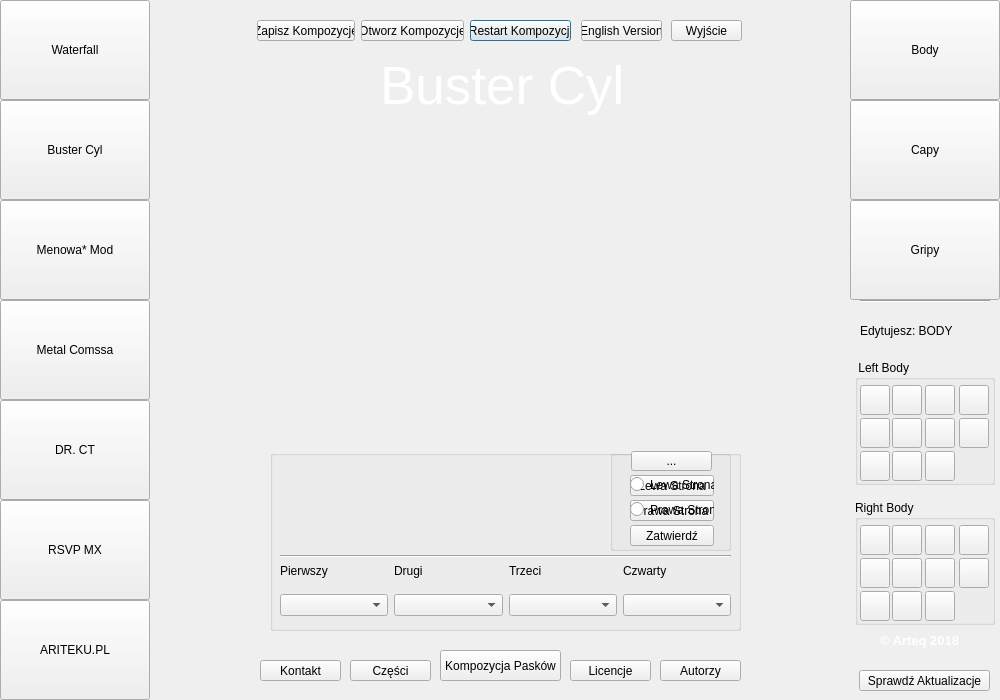
<?xml version="1.0" encoding="UTF-8"?>
<ui version="4.0">
 <class>busterwindow</class>
 <widget class="QDialog" name="busterwindow">
  <property name="geometry">
   <rect>
    <x>0</x>
    <y>0</y>
    <width>1000</width>
    <height>700</height>
   </rect>
  </property>
  <property name="minimumSize">
   <size>
    <width>1000</width>
    <height>700</height>
   </size>
  </property>
  <property name="maximumSize">
   <size>
    <width>1000</width>
    <height>700</height>
   </size>
  </property>
  <property name="windowTitle">
   <string>Buster Cyl - Penspinning Make your Mod</string>
  </property>
  <widget class="QPushButton" name="settins">
   <property name="geometry">
    <rect>
     <x>470</x>
     <y>20</y>
     <width>101</width>
     <height>21</height>
    </rect>
   </property>
   <property name="text">
    <string>Restart Kompozycji</string>
   </property>
  </widget>
  <widget class="QLabel" name="title">
   <property name="geometry">
    <rect>
     <x>380</x>
     <y>50</y>
     <width>261</width>
     <height>71</height>
    </rect>
   </property>
   <property name="styleSheet">
    <string notr="true">color: #fff;
font: 40pt;</string>
   </property>
   <property name="text">
    <string>Buster Cyl</string>
   </property>
  </widget>
  <widget class="QLabel" name="LabelEdit">
   <property name="geometry">
    <rect>
     <x>860</x>
     <y>315</y>
     <width>131</width>
     <height>31</height>
    </rect>
   </property>
   <property name="text">
    <string>Edytujesz: BODY</string>
   </property>
  </widget>
  <widget class="QPushButton" name="Switch_4">
   <property name="geometry">
    <rect>
     <x>0</x>
     <y>300</y>
     <width>150</width>
     <height>100</height>
    </rect>
   </property>
   <property name="styleSheet">
    <string notr="true"/>
   </property>
   <property name="text">
    <string>Metal Comssa</string>
   </property>
  </widget>
  <widget class="QPushButton" name="Switch_6">
   <property name="geometry">
    <rect>
     <x>0</x>
     <y>500</y>
     <width>150</width>
     <height>100</height>
    </rect>
   </property>
   <property name="styleSheet">
    <string notr="true"/>
   </property>
   <property name="text">
    <string>RSVP MX</string>
   </property>
  </widget>
  <widget class="QPushButton" name="save_3">
   <property name="geometry">
    <rect>
     <x>570</x>
     <y>660</y>
     <width>81</width>
     <height>21</height>
    </rect>
   </property>
   <property name="text">
    <string>Licencje</string>
   </property>
  </widget>
  <widget class="QPushButton" name="Switch_7">
   <property name="geometry">
    <rect>
     <x>0</x>
     <y>600</y>
     <width>150</width>
     <height>100</height>
    </rect>
   </property>
   <property name="styleSheet">
    <string notr="true"/>
   </property>
   <property name="text">
    <string>ARITEKU.PL</string>
   </property>
  </widget>
  <widget class="QPushButton" name="save_2">
   <property name="geometry">
    <rect>
     <x>440</x>
     <y>650</y>
     <width>121</width>
     <height>31</height>
    </rect>
   </property>
   <property name="text">
    <string>Kompozycja Pasków</string>
   </property>
  </widget>
  <widget class="QLabel" name="sailorLeftTwo">
   <property name="geometry">
    <rect>
     <x>245</x>
     <y>279</y>
     <width>21</width>
     <height>61</height>
    </rect>
   </property>
   <property name="text">
    <string/>
   </property>
  </widget>
  <widget class="QLabel" name="part_leftCap">
   <property name="geometry">
    <rect>
     <x>197</x>
     <y>283</y>
     <width>132</width>
     <height>51</height>
    </rect>
   </property>
   <property name="text">
    <string/>
   </property>
  </widget>
  <widget class="QLabel" name="WaterfalOriginal">
   <property name="geometry">
    <rect>
     <x>154</x>
     <y>280</y>
     <width>690</width>
     <height>60</height>
    </rect>
   </property>
   <property name="text">
    <string/>
   </property>
   <property name="pixmap">
    <pixmap resource="resources.qrc">:/Buster/BusterCyl/full.png</pixmap>
   </property>
  </widget>
  <widget class="QLabel" name="leftPanel">
   <property name="geometry">
    <rect>
     <x>0</x>
     <y>0</y>
     <width>150</width>
     <height>700</height>
    </rect>
   </property>
   <property name="text">
    <string/>
   </property>
   <property name="scaledContents">
    <bool>true</bool>
   </property>
  </widget>
  <widget class="QPushButton" name="Switch_3">
   <property name="geometry">
    <rect>
     <x>0</x>
     <y>200</y>
     <width>150</width>
     <height>100</height>
    </rect>
   </property>
   <property name="styleSheet">
    <string notr="true"/>
   </property>
   <property name="text">
    <string>Menowa* Mod</string>
   </property>
  </widget>
  <widget class="QLabel" name="sailorRightFour">
   <property name="geometry">
    <rect>
     <x>729</x>
     <y>284</y>
     <width>21</width>
     <height>51</height>
    </rect>
   </property>
   <property name="text">
    <string/>
   </property>
  </widget>
  <widget class="QPushButton" name="Switch_5">
   <property name="geometry">
    <rect>
     <x>0</x>
     <y>400</y>
     <width>150</width>
     <height>100</height>
    </rect>
   </property>
   <property name="styleSheet">
    <string notr="true"/>
   </property>
   <property name="text">
    <string>DR. CT</string>
   </property>
  </widget>
  <widget class="QLabel" name="sailorRightOne">
   <property name="geometry">
    <rect>
     <x>740</x>
     <y>285</y>
     <width>21</width>
     <height>51</height>
    </rect>
   </property>
   <property name="text">
    <string/>
   </property>
  </widget>
  <widget class="QGroupBox" name="groupBox_2">
   <property name="geometry">
    <rect>
     <x>855</x>
     <y>500</y>
     <width>140</width>
     <height>125</height>
    </rect>
   </property>
   <property name="title">
    <string>Right Body</string>
   </property>
   <widget class="QPushButton" name="CTransparent_2">
    <property name="geometry">
     <rect>
      <x>5</x>
      <y>91</y>
      <width>30</width>
      <height>30</height>
     </rect>
    </property>
    <property name="sizePolicy">
     <sizepolicy hsizetype="Minimum" vsizetype="Minimum">
      <horstretch>0</horstretch>
      <verstretch>0</verstretch>
     </sizepolicy>
    </property>
    <property name="styleSheet">
     <string notr="true"/>
    </property>
    <property name="text">
     <string/>
    </property>
   </widget>
   <widget class="QPushButton" name="CYellow_2">
    <property name="geometry">
     <rect>
      <x>104</x>
      <y>25</y>
      <width>30</width>
      <height>30</height>
     </rect>
    </property>
    <property name="sizePolicy">
     <sizepolicy hsizetype="Minimum" vsizetype="Minimum">
      <horstretch>0</horstretch>
      <verstretch>0</verstretch>
     </sizepolicy>
    </property>
    <property name="styleSheet">
     <string notr="true"/>
    </property>
    <property name="text">
     <string/>
    </property>
   </widget>
   <widget class="QPushButton" name="CBlack_2">
    <property name="geometry">
     <rect>
      <x>5</x>
      <y>58</y>
      <width>30</width>
      <height>30</height>
     </rect>
    </property>
    <property name="sizePolicy">
     <sizepolicy hsizetype="Minimum" vsizetype="Minimum">
      <horstretch>0</horstretch>
      <verstretch>0</verstretch>
     </sizepolicy>
    </property>
    <property name="styleSheet">
     <string notr="true"/>
    </property>
    <property name="text">
     <string/>
    </property>
   </widget>
   <widget class="QPushButton" name="CDarkBlue_2">
    <property name="geometry">
     <rect>
      <x>37</x>
      <y>91</y>
      <width>30</width>
      <height>30</height>
     </rect>
    </property>
    <property name="sizePolicy">
     <sizepolicy hsizetype="Minimum" vsizetype="Minimum">
      <horstretch>0</horstretch>
      <verstretch>0</verstretch>
     </sizepolicy>
    </property>
    <property name="styleSheet">
     <string notr="true"/>
    </property>
    <property name="text">
     <string/>
    </property>
   </widget>
   <widget class="QPushButton" name="COrange_2">
    <property name="geometry">
     <rect>
      <x>70</x>
      <y>91</y>
      <width>30</width>
      <height>30</height>
     </rect>
    </property>
    <property name="sizePolicy">
     <sizepolicy hsizetype="Minimum" vsizetype="Minimum">
      <horstretch>0</horstretch>
      <verstretch>0</verstretch>
     </sizepolicy>
    </property>
    <property name="styleSheet">
     <string notr="true"/>
    </property>
    <property name="text">
     <string/>
    </property>
   </widget>
   <widget class="QPushButton" name="CViolet_2">
    <property name="geometry">
     <rect>
      <x>70</x>
      <y>58</y>
      <width>30</width>
      <height>30</height>
     </rect>
    </property>
    <property name="sizePolicy">
     <sizepolicy hsizetype="Minimum" vsizetype="Minimum">
      <horstretch>0</horstretch>
      <verstretch>0</verstretch>
     </sizepolicy>
    </property>
    <property name="styleSheet">
     <string notr="true"/>
    </property>
    <property name="text">
     <string/>
    </property>
   </widget>
   <widget class="QPushButton" name="CPink_2">
    <property name="geometry">
     <rect>
      <x>104</x>
      <y>58</y>
      <width>30</width>
      <height>30</height>
     </rect>
    </property>
    <property name="sizePolicy">
     <sizepolicy hsizetype="Minimum" vsizetype="Minimum">
      <horstretch>0</horstretch>
      <verstretch>0</verstretch>
     </sizepolicy>
    </property>
    <property name="styleSheet">
     <string notr="true"/>
    </property>
    <property name="text">
     <string/>
    </property>
   </widget>
   <widget class="QPushButton" name="CSkyBlue_2">
    <property name="geometry">
     <rect>
      <x>37</x>
      <y>58</y>
      <width>30</width>
      <height>30</height>
     </rect>
    </property>
    <property name="sizePolicy">
     <sizepolicy hsizetype="Minimum" vsizetype="Minimum">
      <horstretch>0</horstretch>
      <verstretch>0</verstretch>
     </sizepolicy>
    </property>
    <property name="styleSheet">
     <string notr="true"/>
    </property>
    <property name="text">
     <string/>
    </property>
   </widget>
   <widget class="QPushButton" name="CRed_2">
    <property name="geometry">
     <rect>
      <x>70</x>
      <y>25</y>
      <width>30</width>
      <height>30</height>
     </rect>
    </property>
    <property name="sizePolicy">
     <sizepolicy hsizetype="Minimum" vsizetype="Minimum">
      <horstretch>0</horstretch>
      <verstretch>0</verstretch>
     </sizepolicy>
    </property>
    <property name="styleSheet">
     <string notr="true"/>
    </property>
    <property name="text">
     <string/>
    </property>
   </widget>
   <widget class="QPushButton" name="CGreen_2">
    <property name="geometry">
     <rect>
      <x>37</x>
      <y>25</y>
      <width>30</width>
      <height>30</height>
     </rect>
    </property>
    <property name="sizePolicy">
     <sizepolicy hsizetype="Minimum" vsizetype="Minimum">
      <horstretch>0</horstretch>
      <verstretch>0</verstretch>
     </sizepolicy>
    </property>
    <property name="styleSheet">
     <string notr="true"/>
    </property>
    <property name="text">
     <string/>
    </property>
   </widget>
   <widget class="QPushButton" name="CWhite_2">
    <property name="geometry">
     <rect>
      <x>5</x>
      <y>25</y>
      <width>30</width>
      <height>30</height>
     </rect>
    </property>
    <property name="sizePolicy">
     <sizepolicy hsizetype="Minimum" vsizetype="Minimum">
      <horstretch>0</horstretch>
      <verstretch>0</verstretch>
     </sizepolicy>
    </property>
    <property name="styleSheet">
     <string notr="true"/>
    </property>
    <property name="text">
     <string/>
    </property>
   </widget>
  </widget>
  <widget class="QLabel" name="BackgroundCenter">
   <property name="geometry">
    <rect>
     <x>150</x>
     <y>0</y>
     <width>700</width>
     <height>700</height>
    </rect>
   </property>
   <property name="text">
    <string/>
   </property>
   <property name="scaledContents">
    <bool>true</bool>
   </property>
  </widget>
  <widget class="QLabel" name="label">
   <property name="geometry">
    <rect>
     <x>880</x>
     <y>630</y>
     <width>111</width>
     <height>21</height>
    </rect>
   </property>
   <property name="font">
    <font>
     <pointsize>10</pointsize>
     <weight>75</weight>
     <bold>true</bold>
    </font>
   </property>
   <property name="styleSheet">
    <string notr="true">color: #ffffff;</string>
   </property>
   <property name="text">
    <string>© Arteq 2018</string>
   </property>
  </widget>
  <widget class="QPushButton" name="exit">
   <property name="geometry">
    <rect>
     <x>671</x>
     <y>20</y>
     <width>71</width>
     <height>21</height>
    </rect>
   </property>
   <property name="styleSheet">
    <string notr="true"/>
   </property>
   <property name="text">
    <string>Wyjście</string>
   </property>
  </widget>
  <widget class="QLabel" name="Part_Body">
   <property name="geometry">
    <rect>
     <x>317</x>
     <y>289</y>
     <width>381</width>
     <height>41</height>
    </rect>
   </property>
   <property name="text">
    <string/>
   </property>
  </widget>
  <widget class="QPushButton" name="save_5">
   <property name="geometry">
    <rect>
     <x>350</x>
     <y>660</y>
     <width>81</width>
     <height>21</height>
    </rect>
   </property>
   <property name="text">
    <string>Części</string>
   </property>
  </widget>
  <widget class="QLabel" name="sailorLeftFour">
   <property name="geometry">
    <rect>
     <x>285</x>
     <y>280</y>
     <width>21</width>
     <height>61</height>
    </rect>
   </property>
   <property name="text">
    <string/>
   </property>
   <property name="scaledContents">
    <bool>false</bool>
   </property>
  </widget>
  <widget class="QLabel" name="part_rightGrip">
   <property name="geometry">
    <rect>
     <x>740</x>
     <y>280</y>
     <width>91</width>
     <height>61</height>
    </rect>
   </property>
   <property name="text">
    <string/>
   </property>
  </widget>
  <widget class="QGroupBox" name="GroupBoxSailors">
   <property name="geometry">
    <rect>
     <x>270</x>
     <y>450</y>
     <width>471</width>
     <height>181</height>
    </rect>
   </property>
   <property name="title">
    <string/>
   </property>
   <widget class="QWidget" name="layoutWidget">
    <property name="geometry">
     <rect>
      <x>10</x>
      <y>140</y>
      <width>451</width>
      <height>31</height>
     </rect>
    </property>
    <layout class="QHBoxLayout" name="horizontalLayout">
     <item>
      <widget class="QComboBox" name="comboBox"/>
     </item>
     <item>
      <widget class="QComboBox" name="comboBox_2"/>
     </item>
     <item>
      <widget class="QComboBox" name="comboBox_3"/>
     </item>
     <item>
      <widget class="QComboBox" name="comboBox_4"/>
     </item>
    </layout>
   </widget>
   <widget class="QWidget" name="layoutWidget_2">
    <property name="geometry">
     <rect>
      <x>10</x>
      <y>110</y>
      <width>451</width>
      <height>21</height>
     </rect>
    </property>
    <layout class="QHBoxLayout" name="horizontalLayout_2">
     <item>
      <widget class="QLabel" name="label_3">
       <property name="text">
        <string>Pierwszy</string>
       </property>
      </widget>
     </item>
     <item>
      <widget class="QLabel" name="label_4">
       <property name="text">
        <string>Drugi</string>
       </property>
      </widget>
     </item>
     <item>
      <widget class="QLabel" name="label_5">
       <property name="text">
        <string>Trzeci</string>
       </property>
      </widget>
     </item>
     <item>
      <widget class="QLabel" name="label_6">
       <property name="text">
        <string>Czwarty</string>
       </property>
      </widget>
     </item>
    </layout>
   </widget>
   <widget class="QLabel" name="whatAreYouEditing">
    <property name="geometry">
     <rect>
      <x>20</x>
      <y>30</y>
      <width>61</width>
      <height>20</height>
     </rect>
    </property>
    <property name="styleSheet">
     <string notr="true"/>
    </property>
    <property name="text">
     <string/>
    </property>
   </widget>
   <widget class="QLabel" name="whatAreYouEditing_2">
    <property name="geometry">
     <rect>
      <x>90</x>
      <y>30</y>
      <width>131</width>
      <height>20</height>
     </rect>
    </property>
    <property name="text">
     <string/>
    </property>
   </widget>
   <widget class="Line" name="line_2">
    <property name="geometry">
     <rect>
      <x>10</x>
      <y>96</y>
      <width>451</width>
      <height>21</height>
     </rect>
    </property>
    <property name="orientation">
     <enum>Qt::Horizontal</enum>
    </property>
   </widget>
   <widget class="QToolButton" name="toolButton">
    <property name="geometry">
     <rect>
      <x>361</x>
      <y>1</y>
      <width>81</width>
      <height>20</height>
     </rect>
    </property>
    <property name="text">
     <string>...</string>
    </property>
   </widget>
   <widget class="QGroupBox" name="groupBox_3">
    <property name="geometry">
     <rect>
      <x>340</x>
      <y>0</y>
      <width>121</width>
      <height>101</height>
     </rect>
    </property>
    <property name="title">
     <string/>
    </property>
    <widget class="QPushButton" name="LeftSide">
     <property name="geometry">
      <rect>
       <x>20</x>
       <y>25</y>
       <width>84</width>
       <height>21</height>
      </rect>
     </property>
     <property name="text">
      <string>Lewa Strona</string>
     </property>
    </widget>
    <widget class="QPushButton" name="RightSide">
     <property name="geometry">
      <rect>
       <x>20</x>
       <y>50</y>
       <width>84</width>
       <height>21</height>
      </rect>
     </property>
     <property name="text">
      <string>Prawa Strona</string>
     </property>
    </widget>
    <widget class="QPushButton" name="sailorSubmit">
     <property name="geometry">
      <rect>
       <x>20</x>
       <y>75</y>
       <width>84</width>
       <height>21</height>
      </rect>
     </property>
     <property name="text">
      <string>Zatwierdź</string>
     </property>
    </widget>
    <widget class="QRadioButton" name="LeftSideCheckbox">
     <property name="geometry">
      <rect>
       <x>20</x>
       <y>25</y>
       <width>84</width>
       <height>19</height>
      </rect>
     </property>
     <property name="text">
      <string>Lewa Strona</string>
     </property>
    </widget>
    <widget class="QRadioButton" name="RightSideCheckbox">
     <property name="geometry">
      <rect>
       <x>20</x>
       <y>50</y>
       <width>84</width>
       <height>19</height>
      </rect>
     </property>
     <property name="text">
      <string>Prawa Strona</string>
     </property>
    </widget>
   </widget>
   <zorder>layoutWidget_2</zorder>
   <zorder>layoutWidget</zorder>
   <zorder>whatAreYouEditing</zorder>
   <zorder>whatAreYouEditing_2</zorder>
   <zorder>line_2</zorder>
   <zorder>groupBox_3</zorder>
   <zorder>toolButton</zorder>
  </widget>
  <widget class="QLabel" name="sailorRightTwo">
   <property name="geometry">
    <rect>
     <x>732</x>
     <y>285</y>
     <width>21</width>
     <height>51</height>
    </rect>
   </property>
   <property name="text">
    <string/>
   </property>
  </widget>
  <widget class="QPushButton" name="save_6">
   <property name="geometry">
    <rect>
     <x>660</x>
     <y>660</y>
     <width>81</width>
     <height>21</height>
    </rect>
   </property>
   <property name="sizePolicy">
    <sizepolicy hsizetype="Fixed" vsizetype="Fixed">
     <horstretch>0</horstretch>
     <verstretch>0</verstretch>
    </sizepolicy>
   </property>
   <property name="text">
    <string>Autorzy</string>
   </property>
  </widget>
  <widget class="QPushButton" name="language">
   <property name="geometry">
    <rect>
     <x>581</x>
     <y>20</y>
     <width>81</width>
     <height>21</height>
    </rect>
   </property>
   <property name="text">
    <string>English Version</string>
   </property>
  </widget>
  <widget class="QPushButton" name="Gripy">
   <property name="geometry">
    <rect>
     <x>850</x>
     <y>200</y>
     <width>150</width>
     <height>100</height>
    </rect>
   </property>
   <property name="styleSheet">
    <string notr="true"/>
   </property>
   <property name="text">
    <string>Gripy</string>
   </property>
  </widget>
  <widget class="QLabel" name="sailorRightThree">
   <property name="geometry">
    <rect>
     <x>720</x>
     <y>284</y>
     <width>21</width>
     <height>51</height>
    </rect>
   </property>
   <property name="text">
    <string/>
   </property>
  </widget>
  <widget class="QPushButton" name="Switch_2">
   <property name="geometry">
    <rect>
     <x>0</x>
     <y>100</y>
     <width>150</width>
     <height>100</height>
    </rect>
   </property>
   <property name="styleSheet">
    <string notr="true"/>
   </property>
   <property name="text">
    <string>Buster Cyl</string>
   </property>
  </widget>
  <widget class="QLabel" name="sailorLeftOne">
   <property name="geometry">
    <rect>
     <x>238</x>
     <y>278</y>
     <width>21</width>
     <height>61</height>
    </rect>
   </property>
   <property name="text">
    <string/>
   </property>
  </widget>
  <widget class="Line" name="line">
   <property name="geometry">
    <rect>
     <x>860</x>
     <y>300</y>
     <width>130</width>
     <height>3</height>
    </rect>
   </property>
   <property name="orientation">
    <enum>Qt::Horizontal</enum>
   </property>
  </widget>
  <widget class="QPushButton" name="WaterfallSwitch">
   <property name="geometry">
    <rect>
     <x>0</x>
     <y>0</y>
     <width>150</width>
     <height>100</height>
    </rect>
   </property>
   <property name="styleSheet">
    <string notr="true"/>
   </property>
   <property name="text">
    <string>Waterfall</string>
   </property>
  </widget>
  <widget class="QLabel" name="part_rightCap">
   <property name="geometry">
    <rect>
     <x>673</x>
     <y>280</y>
     <width>151</width>
     <height>61</height>
    </rect>
   </property>
   <property name="text">
    <string/>
   </property>
  </widget>
  <widget class="QPushButton" name="Capy">
   <property name="geometry">
    <rect>
     <x>850</x>
     <y>100</y>
     <width>150</width>
     <height>100</height>
    </rect>
   </property>
   <property name="styleSheet">
    <string notr="true"/>
   </property>
   <property name="text">
    <string>Capy</string>
   </property>
  </widget>
  <widget class="QPushButton" name="Body">
   <property name="geometry">
    <rect>
     <x>850</x>
     <y>0</y>
     <width>150</width>
     <height>100</height>
    </rect>
   </property>
   <property name="styleSheet">
    <string notr="true"/>
   </property>
   <property name="text">
    <string>Body</string>
   </property>
  </widget>
  <widget class="QPushButton" name="save_4">
   <property name="geometry">
    <rect>
     <x>260</x>
     <y>660</y>
     <width>81</width>
     <height>21</height>
    </rect>
   </property>
   <property name="text">
    <string>Kontakt</string>
   </property>
  </widget>
  <widget class="QPushButton" name="save">
   <property name="geometry">
    <rect>
     <x>257</x>
     <y>20</y>
     <width>98</width>
     <height>21</height>
    </rect>
   </property>
   <property name="text">
    <string>Zapisz Kompozycje</string>
   </property>
  </widget>
  <widget class="QLabel" name="rightPanel">
   <property name="geometry">
    <rect>
     <x>850</x>
     <y>0</y>
     <width>150</width>
     <height>700</height>
    </rect>
   </property>
   <property name="text">
    <string/>
   </property>
   <property name="scaledContents">
    <bool>true</bool>
   </property>
  </widget>
  <widget class="QPushButton" name="open">
   <property name="geometry">
    <rect>
     <x>361</x>
     <y>20</y>
     <width>103</width>
     <height>21</height>
    </rect>
   </property>
   <property name="text">
    <string>Otworz Kompozycje</string>
   </property>
  </widget>
  <widget class="QLabel" name="part_leftGrip">
   <property name="geometry">
    <rect>
     <x>181</x>
     <y>284</y>
     <width>91</width>
     <height>51</height>
    </rect>
   </property>
   <property name="text">
    <string/>
   </property>
  </widget>
  <widget class="QLabel" name="sailorLeftThree">
   <property name="geometry">
    <rect>
     <x>278</x>
     <y>280</y>
     <width>21</width>
     <height>61</height>
    </rect>
   </property>
   <property name="text">
    <string/>
   </property>
  </widget>
  <widget class="QGroupBox" name="groupBox">
   <property name="geometry">
    <rect>
     <x>855</x>
     <y>360</y>
     <width>140</width>
     <height>125</height>
    </rect>
   </property>
   <property name="title">
    <string> Left Body</string>
   </property>
   <widget class="QPushButton" name="CWhite">
    <property name="geometry">
     <rect>
      <x>5</x>
      <y>25</y>
      <width>30</width>
      <height>30</height>
     </rect>
    </property>
    <property name="sizePolicy">
     <sizepolicy hsizetype="Minimum" vsizetype="Minimum">
      <horstretch>0</horstretch>
      <verstretch>0</verstretch>
     </sizepolicy>
    </property>
    <property name="styleSheet">
     <string notr="true"/>
    </property>
    <property name="text">
     <string/>
    </property>
   </widget>
   <widget class="QPushButton" name="CBlack">
    <property name="geometry">
     <rect>
      <x>5</x>
      <y>58</y>
      <width>30</width>
      <height>30</height>
     </rect>
    </property>
    <property name="sizePolicy">
     <sizepolicy hsizetype="Minimum" vsizetype="Minimum">
      <horstretch>0</horstretch>
      <verstretch>0</verstretch>
     </sizepolicy>
    </property>
    <property name="styleSheet">
     <string notr="true"/>
    </property>
    <property name="text">
     <string/>
    </property>
   </widget>
   <widget class="QPushButton" name="CRed">
    <property name="geometry">
     <rect>
      <x>70</x>
      <y>25</y>
      <width>30</width>
      <height>30</height>
     </rect>
    </property>
    <property name="sizePolicy">
     <sizepolicy hsizetype="Minimum" vsizetype="Minimum">
      <horstretch>0</horstretch>
      <verstretch>0</verstretch>
     </sizepolicy>
    </property>
    <property name="styleSheet">
     <string notr="true"/>
    </property>
    <property name="text">
     <string/>
    </property>
   </widget>
   <widget class="QPushButton" name="CYellow">
    <property name="geometry">
     <rect>
      <x>104</x>
      <y>25</y>
      <width>30</width>
      <height>30</height>
     </rect>
    </property>
    <property name="sizePolicy">
     <sizepolicy hsizetype="Minimum" vsizetype="Minimum">
      <horstretch>0</horstretch>
      <verstretch>0</verstretch>
     </sizepolicy>
    </property>
    <property name="styleSheet">
     <string notr="true"/>
    </property>
    <property name="text">
     <string/>
    </property>
   </widget>
   <widget class="QPushButton" name="CGreen">
    <property name="geometry">
     <rect>
      <x>37</x>
      <y>25</y>
      <width>30</width>
      <height>30</height>
     </rect>
    </property>
    <property name="sizePolicy">
     <sizepolicy hsizetype="Minimum" vsizetype="Minimum">
      <horstretch>0</horstretch>
      <verstretch>0</verstretch>
     </sizepolicy>
    </property>
    <property name="styleSheet">
     <string notr="true"/>
    </property>
    <property name="text">
     <string/>
    </property>
   </widget>
   <widget class="QPushButton" name="CSkyBlue">
    <property name="geometry">
     <rect>
      <x>37</x>
      <y>58</y>
      <width>30</width>
      <height>30</height>
     </rect>
    </property>
    <property name="sizePolicy">
     <sizepolicy hsizetype="Minimum" vsizetype="Minimum">
      <horstretch>0</horstretch>
      <verstretch>0</verstretch>
     </sizepolicy>
    </property>
    <property name="styleSheet">
     <string notr="true"/>
    </property>
    <property name="text">
     <string/>
    </property>
   </widget>
   <widget class="QPushButton" name="CViolet">
    <property name="geometry">
     <rect>
      <x>70</x>
      <y>58</y>
      <width>30</width>
      <height>30</height>
     </rect>
    </property>
    <property name="sizePolicy">
     <sizepolicy hsizetype="Minimum" vsizetype="Minimum">
      <horstretch>0</horstretch>
      <verstretch>0</verstretch>
     </sizepolicy>
    </property>
    <property name="styleSheet">
     <string notr="true"/>
    </property>
    <property name="text">
     <string/>
    </property>
   </widget>
   <widget class="QPushButton" name="CPink">
    <property name="geometry">
     <rect>
      <x>104</x>
      <y>58</y>
      <width>30</width>
      <height>30</height>
     </rect>
    </property>
    <property name="sizePolicy">
     <sizepolicy hsizetype="Minimum" vsizetype="Minimum">
      <horstretch>0</horstretch>
      <verstretch>0</verstretch>
     </sizepolicy>
    </property>
    <property name="styleSheet">
     <string notr="true"/>
    </property>
    <property name="text">
     <string/>
    </property>
   </widget>
   <widget class="QPushButton" name="CTransparent">
    <property name="geometry">
     <rect>
      <x>5</x>
      <y>91</y>
      <width>30</width>
      <height>30</height>
     </rect>
    </property>
    <property name="sizePolicy">
     <sizepolicy hsizetype="Minimum" vsizetype="Minimum">
      <horstretch>0</horstretch>
      <verstretch>0</verstretch>
     </sizepolicy>
    </property>
    <property name="styleSheet">
     <string notr="true"/>
    </property>
    <property name="text">
     <string/>
    </property>
   </widget>
   <widget class="QPushButton" name="CDarkBlue">
    <property name="geometry">
     <rect>
      <x>37</x>
      <y>91</y>
      <width>30</width>
      <height>30</height>
     </rect>
    </property>
    <property name="sizePolicy">
     <sizepolicy hsizetype="Minimum" vsizetype="Minimum">
      <horstretch>0</horstretch>
      <verstretch>0</verstretch>
     </sizepolicy>
    </property>
    <property name="styleSheet">
     <string notr="true"/>
    </property>
    <property name="text">
     <string/>
    </property>
   </widget>
   <widget class="QPushButton" name="COrange">
    <property name="geometry">
     <rect>
      <x>70</x>
      <y>91</y>
      <width>30</width>
      <height>30</height>
     </rect>
    </property>
    <property name="sizePolicy">
     <sizepolicy hsizetype="Minimum" vsizetype="Minimum">
      <horstretch>0</horstretch>
      <verstretch>0</verstretch>
     </sizepolicy>
    </property>
    <property name="styleSheet">
     <string notr="true"/>
    </property>
    <property name="text">
     <string/>
    </property>
   </widget>
  </widget>
  <widget class="QPushButton" name="pushButton">
   <property name="geometry">
    <rect>
     <x>859</x>
     <y>670</y>
     <width>131</width>
     <height>21</height>
    </rect>
   </property>
   <property name="text">
    <string>Sprawdź Aktualizacje</string>
   </property>
  </widget>
  <zorder>BackgroundCenter</zorder>
  <zorder>settins</zorder>
  <zorder>title</zorder>
  <zorder>save_3</zorder>
  <zorder>save_2</zorder>
  <zorder>WaterfalOriginal</zorder>
  <zorder>leftPanel</zorder>
  <zorder>sailorRightFour</zorder>
  <zorder>exit</zorder>
  <zorder>Part_Body</zorder>
  <zorder>save_5</zorder>
  <zorder>sailorLeftFour</zorder>
  <zorder>part_rightGrip</zorder>
  <zorder>GroupBoxSailors</zorder>
  <zorder>save_6</zorder>
  <zorder>language</zorder>
  <zorder>sailorRightThree</zorder>
  <zorder>WaterfallSwitch</zorder>
  <zorder>part_rightCap</zorder>
  <zorder>save_4</zorder>
  <zorder>save</zorder>
  <zorder>rightPanel</zorder>
  <zorder>open</zorder>
  <zorder>part_leftGrip</zorder>
  <zorder>sailorLeftThree</zorder>
  <zorder>Switch_2</zorder>
  <zorder>Switch_3</zorder>
  <zorder>Switch_4</zorder>
  <zorder>Switch_5</zorder>
  <zorder>Switch_6</zorder>
  <zorder>Switch_7</zorder>
  <zorder>Body</zorder>
  <zorder>Capy</zorder>
  <zorder>Gripy</zorder>
  <zorder>groupBox</zorder>
  <zorder>groupBox_2</zorder>
  <zorder>part_leftCap</zorder>
  <zorder>LabelEdit</zorder>
  <zorder>label</zorder>
  <zorder>sailorLeftOne</zorder>
  <zorder>sailorLeftTwo</zorder>
  <zorder>sailorRightOne</zorder>
  <zorder>sailorRightTwo</zorder>
  <zorder>line</zorder>
  <zorder>pushButton</zorder>
 </widget>
 <resources>
  <include location="resources.qrc"/>
 </resources>
 <connections/>
</ui>
